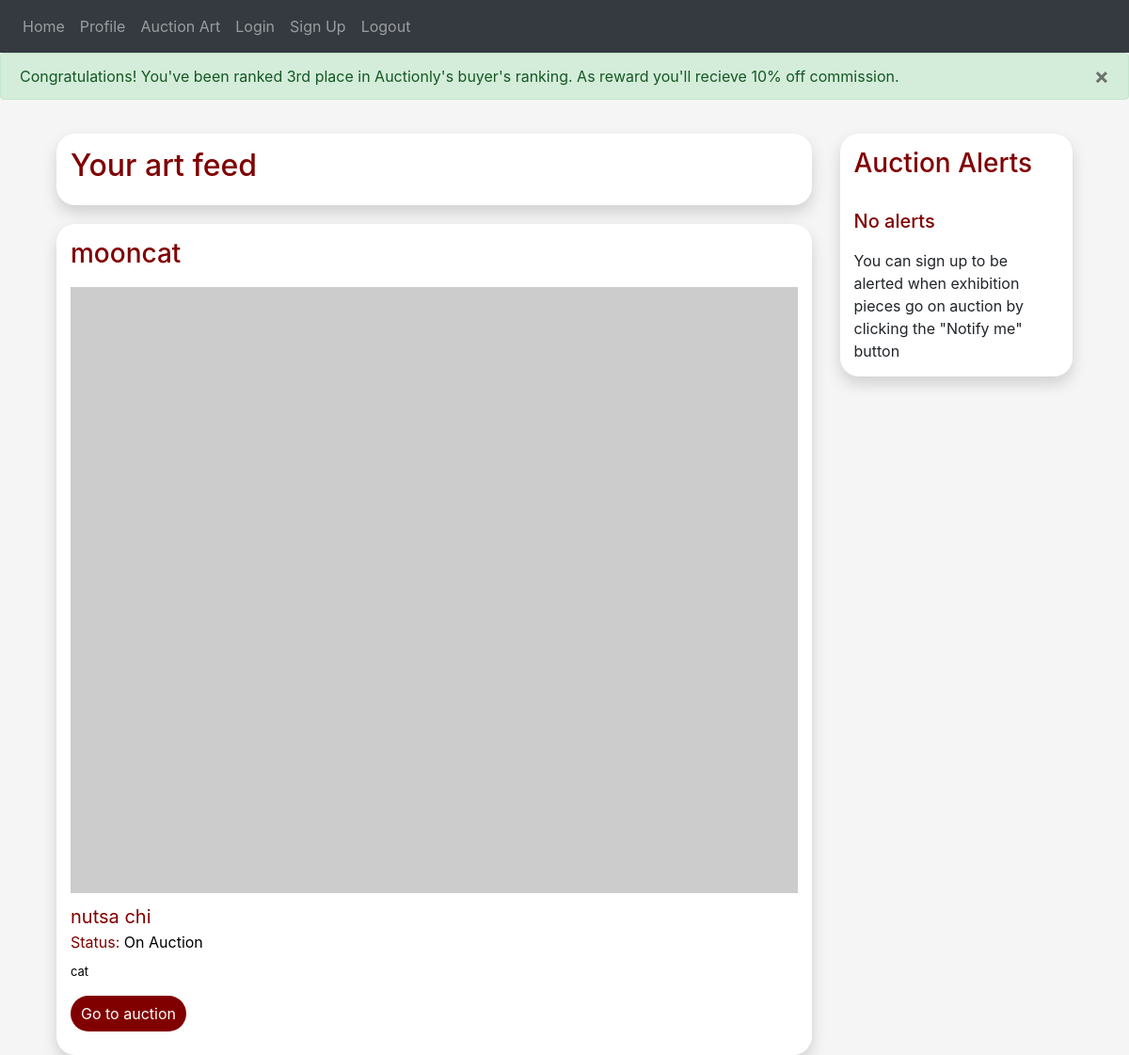
/ (signed in), run on the app's committed database.
### auctionly/art/art.py (models this page shows, shortened)
class Art(db.Model):
    id = db.Column(db.Integer, primary_key=True)
    owner_id = db.Column(db.Integer, db.ForeignKey("user.id"))
    name = db.Column(db.String(150))
    description = db.Column(db.String(150))
    image = db.Column(db.String(150))
    art_category = db.Column(db.String(150))
    up_for_auction = db.Column(db.String(5))
    def get_name(self):
        return self.name
    def get_owner(self):
        return self.owner_id
    def get_description(self):
        return self.description
    def get_up_for_auction(self):
        return self.up_for_auction
    def get_art_id(self):
        return self.id

### auctionly/users/buyer.py (models this page shows, shortened)
class Buyer(User):
    def __init__(self, name, last_name, email, password):
        super().__init__(name, last_name, email, password)
        self.art_prefs = []
        self.purchase_history = []
        self.bidding_history = []

### auctionly/views.py (the view, shortened to what this page needs)
@views.route('/', methods=['GET', 'POST'])
@login_required
def home():
    user = flask_login.current_user
    user_pref = user.get_user_prefs()
    feed = Feed(flask_login.current_user.id)
    if len(user_pref) == 0:
        user_feed = feed.get_feed()
    else:
        user_feed = feed.get_users_feed(user_pref)
    user_notifications = user.get_notification_list()
    user_auction_alerts = user.get_auction_notification_list()
    rank = Rank()
    ranking = "No rank"
    if(user.get_user_type() == "Seller"):
        ranking = rank.get_seller_rank(flask_login.current_user.id)
        user_type = "seller"
    elif(user.get_user_type() == "Buyer"):
        ranking = rank.get_buyer_rank(flask_login.current_user.id)
        user_type = "buyer"
    else:
        print("No type")
    if(ranking != "No rank"):
        if(ranking == "First place"):
            message = "Congratulations! You've been ranked 1st place in Auctionly's " + user_type +"'s ranking. As reward you'll recieve 30% off commission."
        if(ranking == "Second place"):
            message = "Congratulations! You've been ranked 2nd place in Auctionly's " + user_type +"'s ranking. As reward you'll recieve 20% off commission."
        if(ranking == "Third place"):
            message = "Congratulations! You've been ranked 3rd place in Auctionly's " + user_type +"'s ranking. As reward you'll recieve 10% off commission."
        flash(message, category="success")
    return render_template("home.html", feed_art=user_feed, feed=feed, notifications=user_notifications, alerts=user_auction_alerts)

### auctionly/__init__.py (called while the page is built)
def create_app():
    app = Flask(__name__)
    app.config['SECRET_KEY'] = 'alkjsfkalalfks'
    app.config['SQLALCHEMY_DATABASE_URI'] = f'sqlite:///{DB_NAME}'
    db.init_app(app)
    from .views import views
    from .auth import auth
    app.register_blueprint(views, url_prefix='/')
    app.register_blueprint(auth, url_prefix='/')
    from .users.user import User
    create_database(app)
    login_manager = LoginManager()
    login_manager.login_view = 'auth.login'
    login_manager.init_app(app)
    @login_manager.user_loader
    def load_user(id):
        return User.query.get(int(id))
    return app

### auctionly/auction/auction.py (called while the page is built)
    def get_auction_id(self):
        return self.id

### auctionly/system/feed.py (called while the page is built)
    def get_feed(self):
        for art in self.all_art:
            if art.get_owner() != self.user_id:
                self.art_for_feed.append(art)
        return self.art_for_feed

    def get_user_name(self, user_id):
        user = User.query.filter_by(id=user_id).first()
        name = user.get_full_name()
        return name

    def get_art_auction_id(self, art_id):
        auction = Auction.query.filter_by(art_id=art_id).first()
        auction_id = auction.get_auction_id()
        return auction_id

### auctionly/system/rank.py (called while the page is built)
    def get_buyer_rank(self, user_id):
        rank = "No rank"
        if self.first_place_buyer.get_user_id() == user_id:
            rank = "First place"
        elif self.second_place_buyer.get_user_id() == user_id:
            rank = "Second place"
        elif self.third_place_buyer.get_user_id() == user_id:
            rank = "Third place"
        return rank

### auctionly/system/ranked_user.py (called while the page is built)
    def get_user_id(self):
        return self.user_id

    def get_date_ranked(self):
        return self.date

### auctionly/users/user.py (called while the page is built, shortened)
    def get_full_name(self):
        return self.first_name + " " + self.last_name

    def get_user_prefs(self):
        user_pref = User_Preference.query.filter_by(user_id=self.id).all()
        prefs = []
        for pref in user_pref:
            prefs.append(pref.get_name())
        return prefs

    def get_auction_notification_list(self):
        user_subs = Art_Notifications.query.filter_by(user_id=self.id).all()
        user_notifications = []
        return user_notifications

    def get_notification_list(self):
        user_subs = Art_Notifications.query.filter_by(user_id=self.id).all()
        subs_ids = []
        for sub in user_subs:
            art_id = sub.get_art_id()
            subs_ids.append(art_id)
        return subs_ids

    def get_user_type(self):
        return self.user_type

### auctionly/templates/home.html (shortened to what this page needs)
{% extends "base.html" %} {% block title %}Home Page{% endblock %} {% block content %}
<form method="POST">
    <head>
        <link href="../static/css/style.css" rel="stylesheet">
      </head>
    <body>
        <div class="container">
          <div class="row">
                <div class="col-lg-9">
                    <div class="media-card">
                        <div class="media">
                            <div class="media-body">
                                <h2 style="color: maroon; text-decoration: none;">Your art feed</h2>
                            </div>
                        </div>
                    </div>
                    {% for art in feed_art %}
                        <div class="media-card">
                            <div class="media">
                                <div class="media-body">
                                    <h3><a style="color: maroon; text-decoration: none;" type="submit" name="view">{{ art.get_name() }}</a></h3>
                                    <img src="https://picsum.photos/600/500" class="img-fluid center" style="padding-top: 10px; align-items: center;">
                                    <h7><a style="color: maroon; text-decoration: none; padding-top: 10px; font-size: 20px;" type="submit" name="view">{{ feed.get_user_name(art.get_owner()) }}</a></h7>
                                    <br>
                                    <h8 style="color: maroon;">Status: <h8 style="color: black;">{%if art.get_up_for_auction() == "False":%} On Exhibition {%else:%} On Auction {%endif%}</h8>
                                    <p style="font-size: 13px; padding-top: 10px; color: black;">{{ art.get_description() }}</p>
                                    {%if art.get_up_for_auction() == "False":%}
                                        {%if art.get_art_id() is in notifications:%}
                                        <a href="/?art_id={{ art.get_art_id() }}&notify=False" role="button"><button type="button" class="btn btn-view-more">Don't notify me</button></a>
                                        {%else:%}
                                        <a href="/?art_id={{ art.get_art_id() }}&notify=True" role="button"><button type="button" class="btn btn-view-more">Notify me</button></a>
                                        {%endif%}
                                    {%else:%}
                                        <a href="/auction?id={{ feed.get_art_auction_id(art.get_art_id()) }}" role="button"><button type="button" class="btn btn-view-more">Go to auction</button></a>
                                    {%endif%}
                                </div>
                            </div>
                        </div>
                    {% endfor %}
                </div>
                <div class="col-lg-3">
                <div class="auctions-card">
                    <h3><a style="color: maroon; text-decoration: none;" type="submit" name="view">Auction Alerts</a></h3>
                    <br>
                    {% if not alerts: %}
                        <div class="media">
                            <div class="media-body">
                                <h5><a style="color: maroon; text-decoration: none;" type="submit" name="view">No alerts</a></h5>
                                <h7><a style="text-decoration: none; padding-top: 10px;" type="submit" name="view">You can sign up to be alerted when exhibition pieces go on auction by clicking the "Notify me" button</a></h7>
                            </div>
                        </div>
                    {% endif %}
                </div>
                </div>
            </div>
        </div>
      </body>
</form>
{% endblock %}

### auctionly/static/css/style.css (style rules this page uses)
body { background-color: #f5f5f5f5; }
html { overflow-y: overlay; }
.btn-view-more { background-color: maroon; border-radius: 100px !important; color: white; padding-left: 10px; padding-right: 10px; margin: auto; margin-bottom: 10px; }
.media-card { margin-top: 20px; padding: 15px; border-radius: 20px; box-shadow: 0px 8px 16px rgba(0, 0, 0, 0.15); background-color: white; }
.auctions-card { padding: 15px; border-radius: 20px; box-shadow: 0px 8px 16px rgba(0, 0, 0, 0.15); background-color: white; display: flex; justify-content: center; flex-direction: column; flex-wrap: wrap; margin-top: 20px; margin-bottom: 20px; }
.center { display: block; margin-left: auto; margin-right: auto; width: 100%; }

### data on the page
Art: get_name "mooncat", up_for_auction "On Auction", get_description "cat"
Buyer: get_user_name "nutsa chi"

### other printed values
{{ message }} "Congratulations! You've been ranked 3rd place in Auctionly's buyer's ranking. As reward you'll recieve 10% off commission."
